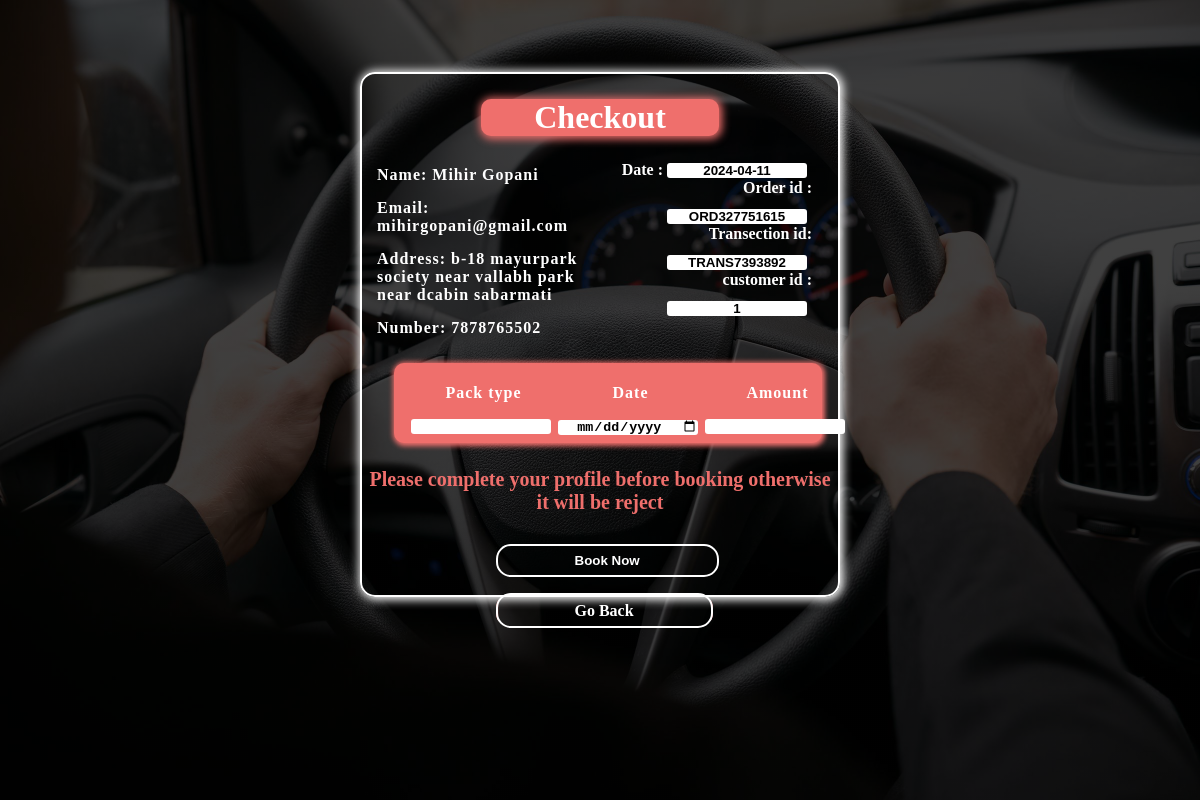
The page /packages/payments/payment.php (signed in) on the database its author committed.
### tables this page shows
CREATE TABLE `user_db` (
  `u_id` int(10) NOT NULL,
  `u_fn` varchar(15) NOT NULL,
  `u_ln` varchar(15) NOT NULL,
  `u_mail` varchar(30) NOT NULL,
  `u_contact` varchar(10) NOT NULL,
  `u_pass` varchar(255) NOT NULL,
  `u_gender` varchar(10) DEFAULT NULL,
  `u_add` text DEFAULT NULL,
  `u_city` varchar(30) DEFAULT NULL,
  `u_state` varchar(30) DEFAULT NULL,
  `join_date` date DEFAULT NULL,
  `u_role` int(2) NOT NULL DEFAULT 1,
  `pic` varchar(255) DEFAULT NULL
);

### packages/payments/payment.php (the view, shortened to what this page needs)
<!DOCTYPE html>
<html lang="en">
<head>
    <link rel="stylesheet" href="https://pro.fontawesome.com/releases/v5.10.0/css/all.css">
    <link rel="stylesheet" href="../css/payment.css">
    <?php
    include ('../conn.php');
    $mail = $_SESSION['email'];
    $fatch = "select * from user_db where u_mail = '$mail' ";
    $query = mysqli_query($conn , $fatch);
    $run = mysqli_fetch_assoc($query);
    $id = $run['u_id'];
    $fname = $run['u_fn'];
    $lname = $run['u_ln'];
    $mail = $run['u_mail'];
    $phone = $run['u_contact'];
    $address = $run['u_add'];
    ?>
</head>
<body>
      <div class="banner">
        <div class="payment">
            <div class="title">
                <h1>Checkout</h1>
            </div>
            <form method="post" action="insert.php">
            <?php
            $oid = 'ORD'.rand(10000,999999999);
            $tid = "TRANS".rand(10000,9999999);
            $cid = $id;
            $bdate = date("Y-m-d");
            ?>
            <div class="persondetails">
                <div class="left">
                    <p>Name: <?php echo $fname.' '.$lname; ?></p>
                    <p>Email: <?php echo $mail; ?></p>
                    <p>Address: <?php echo $address; ?></p>
                    <p>Number: <?php echo $phone; ?></p>
                </div>
                <div class="right">
                    <div>
                        <span>Date : </span>
                        <input name="bdate" value="<?php echo $bdate ; ?>" readonly="readonly">
                    </div>
                    <div>
                        <span>Order id : </span>
                        <input name="order" value="<?php echo $oid; ?>" readonly="readonly">
                    </div>
                    <div>
                        <span>Transection id:</span>
                        <input name="trans" value="<?php echo $tid; ?>" readonly="readonly">
                    </div>
                    <div>
                        <span>customer id : </span>
                        <input name="coust" value="<?php echo $cid; ?>" readonly="readonly">
                    </div>
                </div>
            </div>
            <?php
            $packname = $_GET['name'];
            $amount = $_GET['amaount'];
            ?>
            <div class="details">
                <table>
                    <tr>
                        <td>Pack type</td>
                        <td>Date</td>
                        <td>Amount</td>
                    </tr>
                    <tr>
                        <td><input name="packname" value="<?php echo $packname; ?>" type="text" readonly="readonly"></td>
                        <td><input name="sheduledate" type="date" value="" id="datepicker"></td>
                        <td><input name="amount" value="<?php echo $amount; ?>" readonly="readonly"></td>
                    </tr>
                </table>
            </div>
            <div class="warning">
                <p>Please complete your profile before booking otherwise it will be reject</p>
            </div>
            <div class="btn">
                <button type="submit" name="insert">Book Now</button> <break>
                <a href="../package.php" type="submit" name="insert">Go Back </a>
            </div>
        </div>
    </div>
</body>
</html>

### packages/css/payment.css (style rules this page uses)
* { margin: 0; padding: 0; box-sizing: border-box; }
.banner { width: 100%; height: 100vh; background-image: linear-gradient( rgba(0, 0, 0, 0.75), rgba(0, 0, 0, 0.75)), url(../../img/login\ background.jpg); background-size: cover; background-position: center; position: absolute; }
td { color: white; font-weight: bold; letter-spacing: 1px; }
.payment { width: 40%; height: 525px; position: relative; display: block; background-color: transparent; border: 2px solid white; box-shadow: 1px 1px 10px 2px white; border-radius: 15px; margin: 6% auto; padding: 25px 0; color: black; }
.payment .title { display: block; width: 50%; text-align: center; background-color: #ef6f6c; box-shadow: 1px 1px 8px 2px #ef6f6c; color: white; margin: 0px auto; border-radius: 10px; }
.title h1 { text-align: center; }
.persondetails { display: flex; margin-top: 15px; }
.left, .right { width: 50%; font-weight: bold; border-radius: 30px; letter-spacing: 0px; }
.left p { margin: 15px; color: white; letter-spacing: 1px; }
.right { padding: 0px 26px 0 0; text-align: right; color: white; }
.details { width: 90%; background-color: #ef6f6c; box-shadow: 1px 1px 5px 2px #ef6f6c; border-radius: 10px !important; margin: 11px 32px 0px; height: 80px; padding: 15px; }
.details table { width: 100%; margin: auto; text-align: center; }
.details table tr { line-height: 25px; }
.warning p { color: #ef6f6c; margin-top: 25px; font-size: 20px; text-align: center; font-weight: bold; }
.btn { width: 275px; display: block; margin: auto; }
.btn button { padding: 7px 77px; background: linear-gradient(to right, #ef6f6c 50%, transparent 50%); transition: all .5s ease-out; background-size: 200% 100%; border-radius: 15px; margin: 30px 0 25px 33px; text-decoration: none; background-position: right bottom; color: white; border: white solid 2px; font-weight: bold; }
a { padding: 7px 77px; background: linear-gradient(to right, #ef6f6c 50%, transparent 50%); transition: all .5s ease-out; background-size: 200% 100%; border-radius: 15px; margin: 65px 0 0 33px; text-decoration: none; background-position: right bottom; color: white; border: white solid 2px; font-weight: bold; }
input { margin-right: 5px; width: 140px; border: none; margin-top: 12px; border-radius: 3px; height: 15px; text-align: center; font-weight: bold; }

### rows shown on the page
user_db: u_fn "Mihir", u_ln "Gopani", u_mail "mihirgopani@gmail.com", u_add "b-18 mayurpark society near vallabh park near dcabin sabarmati", u_contact "7878765502", coust "1"
